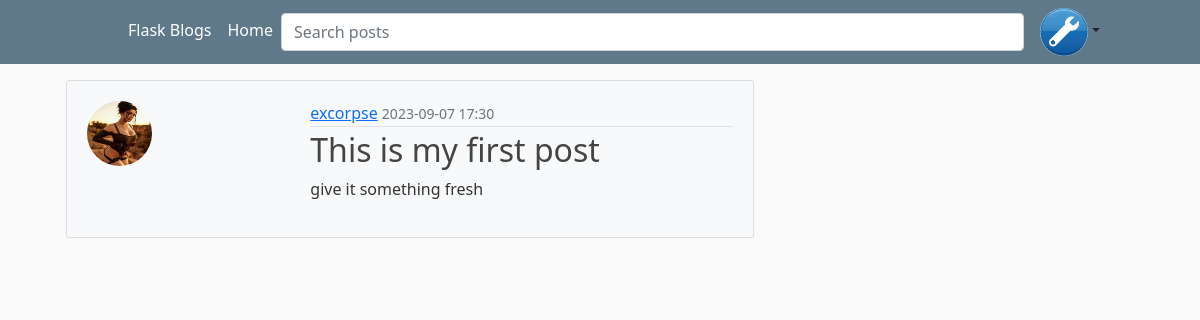
The app's page /post/1 (signed in) with its own data.
### flaskblog/models.py (models this page shows, shortened)
class User(db.Model, UserMixin):
    id = db.Column(db.Integer, primary_key=True)
    user = db.Column(db.String(24), unique=True, nullable=False)
    email_field = db.Column(db.String(120), unique=True, nullable=False)
    image_file = db.Column(db.String(20), nullable=False, default="default.jpg")
    password_field = db.Column(db.String(60), nullable=False)
    posts = db.relationship("Post", backref="author", lazy=True)

class Post(db.Model):
    id = db.Column(db.Integer, primary_key=True)
    title = db.Column(db.String(100), nullable=False)
    date_posted = db.Column(db.DateTime, nullable=False, default=datetime.utcnow)
    content = db.Column(db.Text, nullable=False)
    user_id = db.Column(db.Integer, db.ForeignKey("user.id"), nullable=False)
    comments = db.relationship("Comment", backref="post")

### flaskblog/posts/routes.py (the view)
@posts.route("/post/<int:post_id>")
def get_post(post_id):
    get_post_id = Post.query.get_or_404(post_id)
    return render_template("get_post.html", title=get_post_id.title, post=get_post_id)

### flaskblog/models.py (called while the page is built)
@login_manager.user_loader
def load_user(user_id):
    return User.query.get(int(user_id))

### flaskblog/templates/get_post.html (shortened to what this page needs)
{% extends "base.html"%}
{% block body %}
    <div class="container">
        <div class="post-block">
            <article class="media content-section" style="background-color: #f8f9fa; padding: 20px;">
                <div class="media-body">
                    <div class="row">
                        <div class="col-md-4">
                            <div class="image-container">
                                <img class="rounded-circle article-img" src="{{ url_for('static', filename='img/' + post.author.image_file) }}">
                            </div>
                        </div>
                        <div class="col-md-8">
                            <div class="text-container">
                                <div class="article-metadata">
                                    <a class="mr-2" href="{{ url_for('users.get_user_posts', username=post.author.user) }}">{{ post.author.user }}</a>
                                    <small class="text-muted">{{ post.date_posted.strftime("%Y-%m-%d %H:%M") }}</small>
                                </div>
                                <h2 class="article-title">{{ post.title }}</h2>
                                <p class="article-content">{{ post.content }}</p>
                            </div>
                        </div>
                    </div>
                </div>
            </article>
        </div>
    </div>
{% endblock %}

### flaskblog/static/css/main.css (style rules this page uses)
body { background: #fafafa; color: #333333; margin-top: 5rem; }
h1, h2, h3, h4, h5, h6 { color: #444444; }
.content-section { background: #ffffff; padding: 10px 20px; border: 1px solid #dddddd; border-radius: 3px; margin-bottom: 20px; }
.article-title { color: #444444; }
.article-content { white-space: pre-line; }
.article-img { height: 65px; width: 65px; margin-right: 16px; }
.article-metadata { padding-bottom: 1px; margin-bottom: 4px; border-bottom: 1px solid #e3e3e3 }

### records on screen
User: image_file (picture), author.user "excorpse"
Post: date_posted "2023-09-07 17:30", title "This is my first post", content "give it something fresh"
